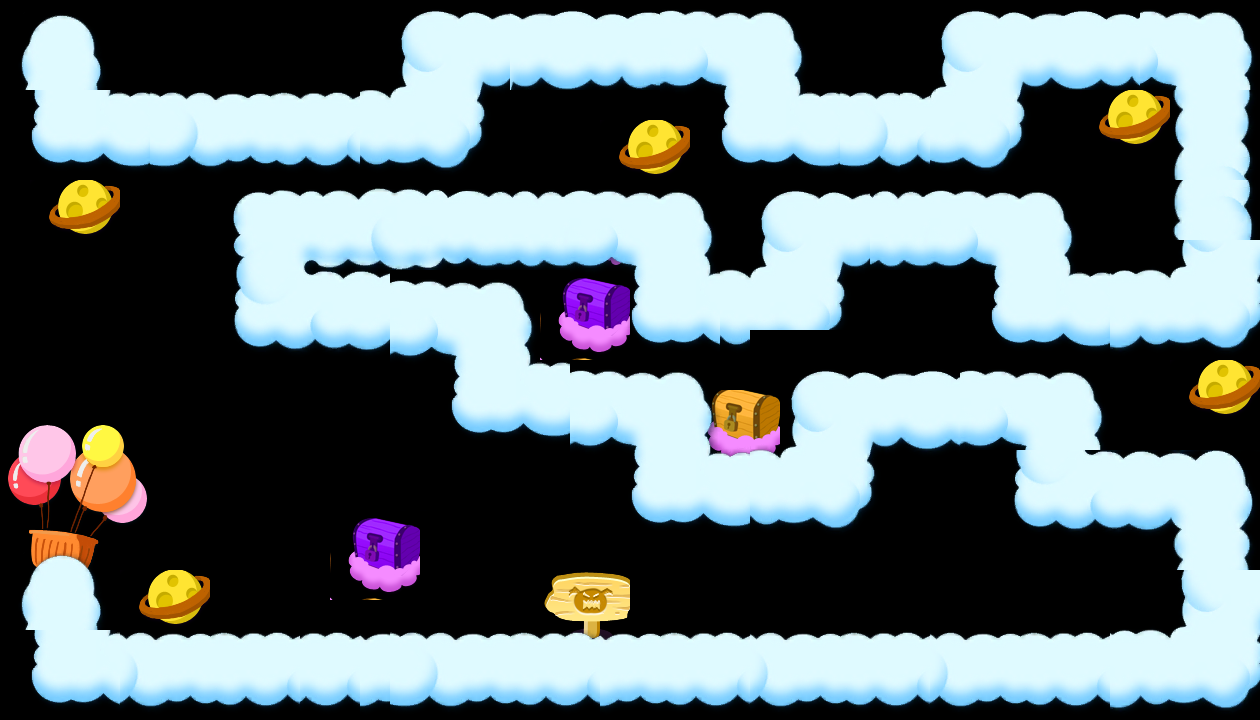

A 2D game scene composited from a Tiled map and its tileset images. What follows is a short description and the map's XML, with each tile layer's data collapsed to a summary:
An orthogonal 42x24 tile map with 30x30 px tiles, 2 tile layers (other, road), 2 tilesets.

<map version="1.0" orientation="orthogonal" renderorder="right-down" width="42" height="24" tilewidth="30" tileheight="30">
 <tileset firstgid="1" name="other" tilewidth="30" tileheight="30">
  <image source="Object02-hd.pvr.png" width="251" height="614" />
 </tileset>
 <tileset firstgid="161" name="BG-hd.pvr" tilewidth="30" tileheight="30">
  <image source="BG-hd.pvr.png" width="1028" height="1028" />
 </tileset>
 <layer name="other" width="42" height="24">
  <data>[1008 cells, 96 non-empty, 63 distinct tile ids]</data>
 </layer>
 <layer name="road" width="42" height="24">
  <data>[1008 cells, 682 non-empty, 217 distinct tile ids]</data>
 </layer>
</map>